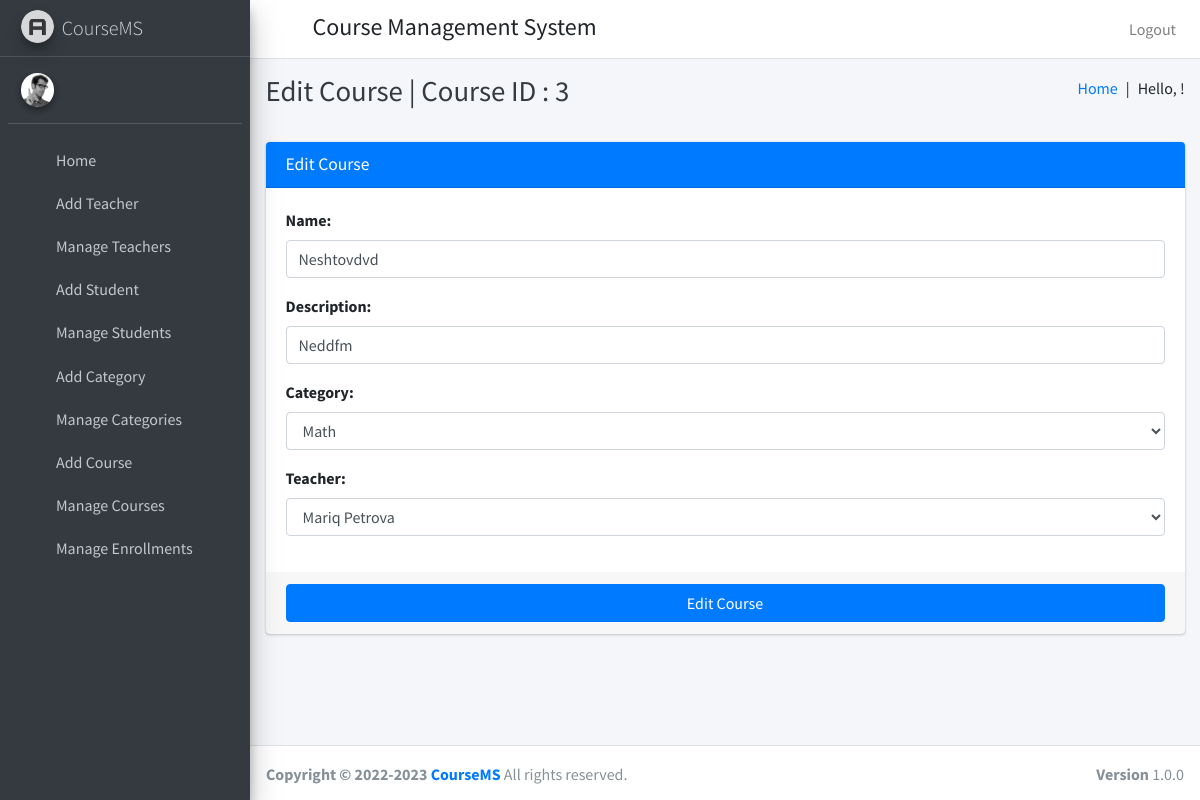
Before: /edit_course/3 with the older database file.
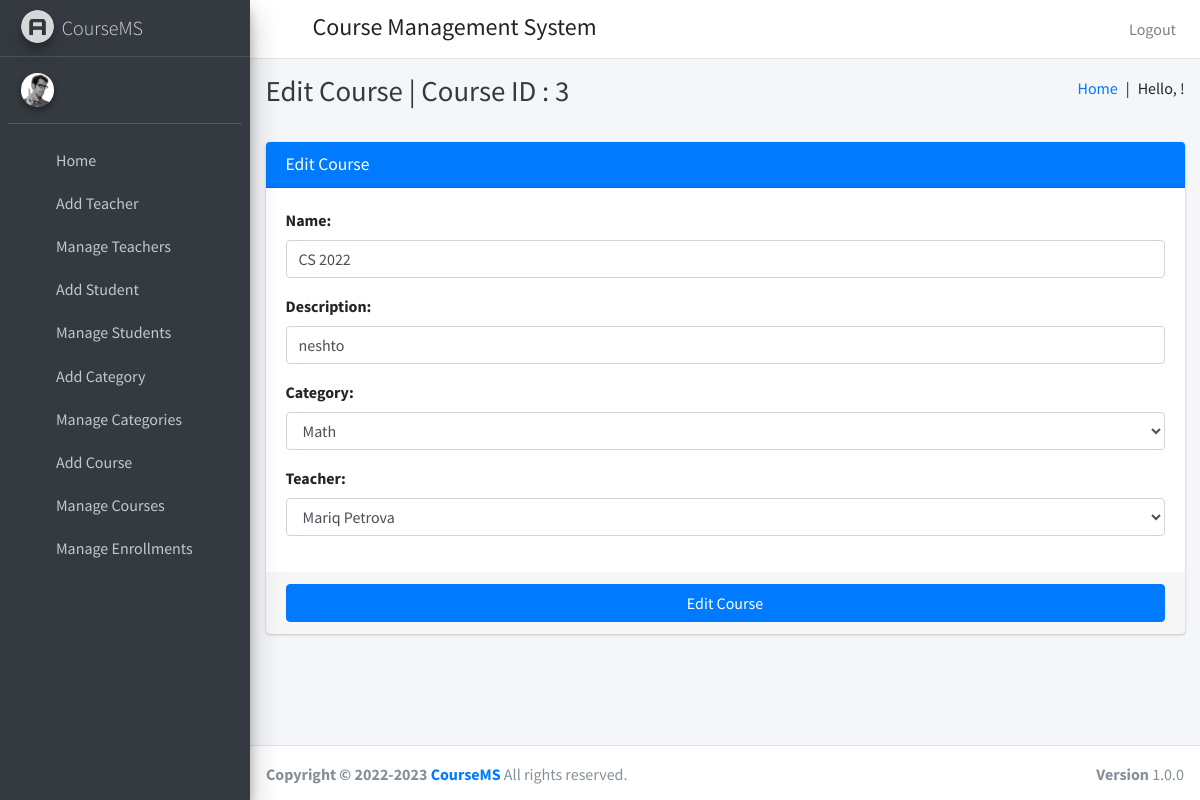
After: the same page with the newer database file.
### course/models.py (models this page shows, shortened)
class Course(models.Model):
    id = models.AutoField(primary_key=True)
    course_name = models.CharField(max_length=255)
    category_id = models.ForeignKey(Category, on_delete=models.CASCADE)
    course_description = models.TextField()
    teacher_id = models.ForeignKey(Teacher, on_delete=models.CASCADE)
    created_at = models.DateTimeField(auto_now_add=True)
    updated_at = models.DateTimeField(auto_now=True)
    students = models.ManyToManyField(Student, through='Enrollment')

### course/HodViews.py (the view)
# urls.py: path('edit_course/<str:course_id>', HodViews.edit_course,name="edit_course"),
def edit_course(request, course_id):
    request.session['course_id']=course_id
    course_obj=Course.objects.get(id=course_id)
    form=EditCourseForm()
    form.fields['course_name'].initial=course_obj.course_name
    form.fields['course_description'].initial=course_obj.course_description
    form.fields['category'].initial=course_obj.category_id
    form.fields['teacher'].initial=course_obj.teacher_id
    return render(request, "hod_templates/edit_course_template.html",{"form":form, "id":course_id})

### course/forms.py
class EditCourseForm(forms.Form):
    course_name = forms.CharField(label="Name", max_length=255, widget=forms.TextInput(attrs={"class":"form-control"}))
    course_description = forms.CharField(label="Description", widget=forms.TextInput(attrs={"class":"form-control"}))
    try:
        categories = Category.objects.all()
        category_list = []
        for category in categories:
            single_category = (category.id, category.category_name)
            category_list.append(single_category)
    except:
        category_list = []
    try:
        teachers = Teacher.objects.all()
        teacher_list = []
        for teacher in teachers:
            single_teacher = (teacher.id, f'{teacher.user.first_name} {teacher.user.last_name}')
            teacher_list.append(single_teacher)
    except:
        category_list = []
    category = forms.ChoiceField(label="Category", choices=category_list, widget=forms.Select(attrs={"class":"form-control"}))
    teacher= forms.ChoiceField(label="Teacher", choices=teacher_list, widget=forms.Select(attrs={"class":"form-control"}))

### course/models.py (called while the page is built)
    def __str__(self):
        return f'{self.user.first_name} {self.user.last_name}'

### course/templates/hod_templates/edit_course_template.html
{% extends 'hod_templates/base_template.html' %}
{% block page_title %}
Edit Course | Course ID : {{ id }}
{% endblock page_title %}
{% block main_content %}
<section class="content">
    <div class="container-fluid">
        <div class="row">
            <div class="col-md-12">
                <div class="card card-primary">
                    <div class="card-header">
                        <h3 class="card-title">Edit Course</h3>
                    </div>
                    {% url 'edit_course_save' as action_path %}
                    {% include 'hod_templates/form_template.html' with messages=messages form=form action_path=action_path button_text="Edit Course" %}
                </div>
            </div>
        </div>
</section>
{% endblock main_content %}

### course/templates/hod_templates/form_template.html (shortened to what this page needs)
<form role="form" method="POST" action="{{ action_path }}" enctype="multipart/form-data">
    <div class="card-body">
        {% for field in form %}
        <div class="form-group">
            {{ field.label_tag }}
            {{ field }}
        </div>
        {% endfor %}
    </div>
    <div class="card-footer">
        <button type="submit" class="btn btn-primary btn-block">{{ button_text }}</button>
    </div>
</form>

Changed rows visible on the page:
changed Course: course_name "Neshtovdvd" → "CS 2022"; course_description "Neddfm" → "neshto"
